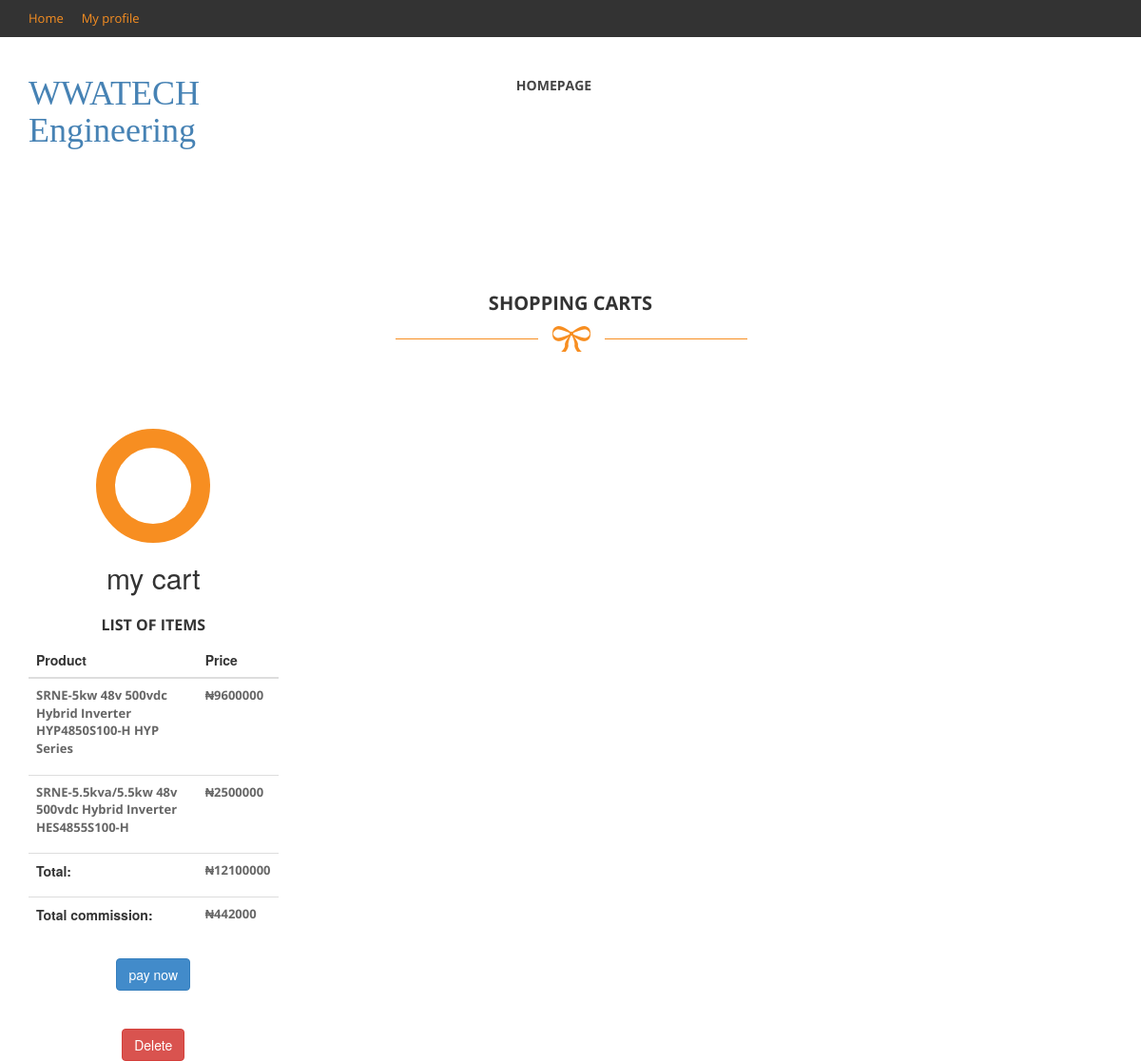
The app's page /cart/ (signed in) with its own data.
### solar/models.py (models this page shows)
class Cart2(models.Model):
    user= models.ForeignKey(User, on_delete=models.CASCADE, default=None)
    name= models.CharField(max_length=25)
    product= models.ManyToManyField(ProductCart, blank= True)

class ProductCart(models.Model):
    user= models.ForeignKey(User, on_delete=models.CASCADE)
    product= models.CharField(max_length=150)
    price= models.IntegerField()
    quantity= models.IntegerField()
    commission= models.IntegerField()

### solar/views.py (the view)
# urls.py: path('cart/', views.shopping_cart, name="cart"),
@login_required
def shopping_cart(request):
    ref= str(uuid.uuid4()).replace("-", "")[:7]
    carts= Cart2.objects.filter(user=request.user)
    total_price= None
    total_com= None
    for cart in carts:
        total_price= cart.product.aggregate(total_price=Sum('price'))['total_price']
        total_com = cart.product.aggregate(total_com=Sum('commission'))['total_com']
        if request.method == 'POST':
            paycart= PayCart.objects.create(user= request.user, cart= cart.name, amount= total_price, commission=total_com, ref= ref)
            return redirect('paycart', paycart.pk)
    context= {
        'carts': carts,
        'total_price': total_price,
        'total_com': total_com
    }
    return render(request, 'cart.html', context)

### templates/cart.html (shortened to what this page needs)
{% load static %}
<!DOCTYPE html>
 <html class="no-js">
    <head>
        <link rel="stylesheet" href="{% static 'css/bootstrap.css' %}">
        <link rel="stylesheet" href="{% static 'css/font-awesome.css' %}">
        <link rel="stylesheet" href="{% static 'css/templatemo_style.css' %}">
        <link rel="stylesheet" href="{% static 'css/templatemo_misc.css' %}">
        <link rel="stylesheet" href="{% static 'css/flexslider.css' %}">
        <link rel="stylesheet" href="{% static 'css/testimonails-slider.css' %}">
    </head>
    <body>
            <header>
                <div id="top-header">
                    <div class="container">
                        <div class="row">
                            <div class="col-md-6">
                                <div class="home-account">
                                    <a href="{% url 'home' %}">Home</a>
                                    {% if user.is_authenticated %}
                                    <a href="{% url 'profile' %}">My profile</a>
                                    {% endif %}
                                </div>
                            </div>
                        </div>
                    </div>
                </div>
                <div id="main-header">
                    <div class="container">
                        <div class="row">
                            <div class="col-md-3">
                                <div class="logo">
                                    <a href="#"><h1 style="color: steelblue; font-family: Georgia, 'Times New Roman', Times, serif;">WWATECH Engineering</h1></a>
                                </div>
                            </div>
                            <div class="col-md-6">
                                <div class="main-menu">
                                    <ul>
                                      <li><a href="{% url 'home' %}">Homepage</a></li>
                                    </ul>
                                </div>
                            </div>
                        </div>
                    </div>
                </div>
            </header>
            <div id="services">
                <div class="container">
                    <div class="row">
                        <div class="col-md-12">
                            <div class="heading-section">
                                <h2>Shopping Carts</h2>
                                <img src="{% static 'images/under-heading.png' %}" alt="" >
                            </div>
                        </div>
                    </div>
                    {% if carts %}
                    {% for cart in carts %}
                    <div class="row">
                        <div class="col-md-3 col-sm-6">
                            <div class="service-item">
                                <div class="icon">
                                    <i class="fa fa-shopping-cart"></i>
                                </div>
                                <h2>{{cart.name}}</h2>
                                <h4>List of items</h4>
                                {% if cart.product.all %}
                                <table class="table">
                                    <thead>
                                    <tr>
                                        <th scope="col">Product</th>
                                        <th scope="col">Price</th>
                                    </tr>
                                    </thead>
                                    <tbody>
                                    {% for item in cart.product.all %}
                                    <tr>
                                        <th scope="row"><p>{{item.product}}</p></th>
                                        <th><p>₦{{item.price}}</p></th>
                                    </tr>
                                    {% endfor %}
                                    <tr>
                                    <th>Total:</th>
                                    <th><p>₦{{total_price}}</p></th>
                                    </tr>
                                    <tr>
                                    <th>Total commission:</th>
                                    <th><p>₦{{total_com}}</p></th>
                                    </tr>
                                    </tbody>
                                </table>
                                <div class="row">
                                    <form method="POST">
                                        <button type="submit" class="btn btn-primary">pay now</button>
                                    </form>
                                </div>
                                <br>
                                <br>
                                {% else %}
                                <h9>No product added</h9>
                                {% endif %}
                                <a href="{% url 'delete-cart' cart.pk %}"><button class="btn btn-danger">Delete</button></a>
                            </div>
                        </div>
                    </div>
                    {% endfor %}
                    {% endif %}
                </div>
            </div>
    </body>
</html>

### static/css/templatemo_style.css (style rules this page uses)
a { text-decoration: none; color: #f78e21; }
p { font-family: 'Open Sans', sans-serif; font-size: 13px; color: #666; }
.heading-section { text-align: center; padding: 100px 0 80px 0; }
.heading-section h2 { font-family: 'Open Sans', sans-serif; font-size: 20px; color: #333; font-weight: 700; text-transform: uppercase; }
*, *:before, *:after { -moz-box-sizing: border-box; -webkit-box-sizing: border-box; box-sizing: border-box; }
#top-header { background-color: #333; color: #fff; }
.home-account a { display: inline-block; margin-right: 15px; padding: 10px 0; font-size: 13px; font-family: 'Open Sans', sans-serif; }
.logo { padding: 20px 0; }
.main-menu ul { padding: 0px; margin: 0px; text-align: center; }
.main-menu li { list-style: none; display: inline-block; padding: 40px 0; }
.main-menu a { font-family: 'Open Sans', sans-serif; font-weight: 700; font-size: 14px; color: #444; text-transform: uppercase; margin-right: 35px; }
.service-item { text-align: center; }
.icon i { border-radius: 50%; border: 20px solid #f78e21; color: #f78e21; font-size: 28px; line-height: 80px; width: 120px; height: 120px; }
.service-item h4 { font-family: 'Open Sans', sans-serif; font-size: 16px; font-weight: 700; color: #333; text-transform: uppercase; margin-top: 25px; }
@media screen and (min-width: 995px) { body { overflow-x: hidden; } }

### records on screen
Cart2: name "my cart", total_price "12100000", total_com "442000"
ProductCart: product "SRNE-5kw 48v 500vdc Hybrid Inverter HYP4850S100-H HYP Series", price "9600000"
ProductCart: product "SRNE-5.5kva/5.5kw 48v 500vdc Hybrid Inverter HES4855S100-H", price "2500000"
